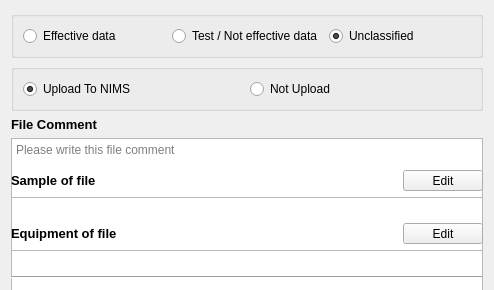
<?xml version="1.0" encoding="UTF-8"?>
<ui version="4.0">
 <class>Form</class>
 <widget class="QWidget" name="Form">
  <property name="geometry">
   <rect>
    <x>0</x>
    <y>0</y>
    <width>494</width>
    <height>290</height>
   </rect>
  </property>
  <property name="minimumSize">
   <size>
    <width>0</width>
    <height>200</height>
   </size>
  </property>
  <property name="maximumSize">
   <size>
    <width>16777215</width>
    <height>500</height>
   </size>
  </property>
  <property name="windowTitle">
   <string>Form</string>
  </property>
  <layout class="QVBoxLayout" name="verticalLayout_4">
   <item>
    <widget class="QGroupBox" name="groupBox">
     <property name="title">
      <string/>
     </property>
     <layout class="QHBoxLayout" name="horizontalLayout">
      <item>
       <widget class="QRadioButton" name="RB_Valid">
        <property name="text">
         <string>Effective data</string>
        </property>
       </widget>
      </item>
      <item>
       <widget class="QRadioButton" name="RB_Not_Valid">
        <property name="text">
         <string>Test / Not effective data</string>
        </property>
       </widget>
      </item>
      <item>
       <widget class="QRadioButton" name="RB_No_Classified">
        <property name="text">
         <string>Unclassified</string>
        </property>
        <property name="checked">
         <bool>true</bool>
        </property>
        <property name="autoRepeat">
         <bool>false</bool>
        </property>
       </widget>
      </item>
     </layout>
    </widget>
   </item>
   <item>
    <widget class="QGroupBox" name="GB_ARIM_Upload">
     <property name="title">
      <string/>
     </property>
     <layout class="QHBoxLayout" name="horizontalLayout_4">
      <item>
       <widget class="QRadioButton" name="RB_ARIM_Upload">
        <property name="text">
         <string>Upload To NIMS</string>
        </property>
        <property name="checked">
         <bool>true</bool>
        </property>
       </widget>
      </item>
      <item>
       <widget class="QRadioButton" name="RB_ARIM_Not_Upload">
        <property name="text">
         <string>Not Upload</string>
        </property>
        <property name="checked">
         <bool>false</bool>
        </property>
        <property name="autoRepeat">
         <bool>false</bool>
        </property>
       </widget>
      </item>
     </layout>
    </widget>
   </item>
   <item>
    <layout class="QVBoxLayout" name="verticalLayout_2">
     <item>
      <widget class="QLabel" name="LAB_Free_Comment">
       <property name="font">
        <font>
         <pointsize>10</pointsize>
        </font>
       </property>
       <property name="text">
        <string>&lt;html&gt;&lt;head/&gt;&lt;body&gt;&lt;p&gt;&lt;span style=&quot; font-weight:700;&quot;&gt;File Comment&lt;/span&gt;&lt;/p&gt;&lt;/body&gt;&lt;/html&gt;</string>
       </property>
      </widget>
     </item>
     <item>
      <widget class="QPlainTextEdit" name="TE_Free_Comment">
       <property name="minimumSize">
        <size>
         <width>0</width>
         <height>100</height>
        </size>
       </property>
       <property name="maximumSize">
        <size>
         <width>16777215</width>
         <height>300</height>
        </size>
       </property>
       <property name="placeholderText">
        <string>Please write this file comment</string>
       </property>
      </widget>
     </item>
    </layout>
   </item>
   <item>
    <layout class="QVBoxLayout" name="verticalLayout_3">
     <item>
      <layout class="QHBoxLayout" name="horizontalLayout_2">
       <item>
        <widget class="QLabel" name="LAB_File_Name_2">
         <property name="font">
          <font>
           <pointsize>10</pointsize>
          </font>
         </property>
         <property name="text">
          <string>&lt;html&gt;&lt;head/&gt;&lt;body&gt;&lt;p&gt;&lt;span style=&quot; font-weight:700;&quot;&gt;Sample of file&lt;/span&gt;&lt;/p&gt;&lt;/body&gt;&lt;/html&gt;</string>
         </property>
        </widget>
       </item>
       <item>
        <widget class="QPushButton" name="PB_Edit_Sample_Information">
         <property name="maximumSize">
          <size>
           <width>80</width>
           <height>16777215</height>
          </size>
         </property>
         <property name="text">
          <string>Edit</string>
         </property>
         <property name="icon">
          <iconset>
           <normaloff>../icons/edit.png</normaloff>../icons/edit.png</iconset>
         </property>
        </widget>
       </item>
      </layout>
     </item>
     <item>
      <widget class="QPlainTextEdit" name="TE_SampleInfo">
       <property name="minimumSize">
        <size>
         <width>0</width>
         <height>100</height>
        </size>
       </property>
       <property name="maximumSize">
        <size>
         <width>16777215</width>
         <height>300</height>
        </size>
       </property>
      </widget>
     </item>
    </layout>
   </item>
   <item>
    <layout class="QVBoxLayout" name="verticalLayout">
     <item>
      <layout class="QHBoxLayout" name="horizontalLayout_3">
       <item>
        <widget class="QLabel" name="LAB_File_Name_3">
         <property name="font">
          <font>
           <pointsize>10</pointsize>
          </font>
         </property>
         <property name="text">
          <string>&lt;html&gt;&lt;head/&gt;&lt;body&gt;&lt;p&gt;&lt;span style=&quot; font-weight:700;&quot;&gt;Equipment of file&lt;/span&gt;&lt;/p&gt;&lt;/body&gt;&lt;/html&gt;</string>
         </property>
        </widget>
       </item>
       <item>
        <widget class="QPushButton" name="PB_Edit_Equipment_Information">
         <property name="maximumSize">
          <size>
           <width>80</width>
           <height>16777215</height>
          </size>
         </property>
         <property name="text">
          <string>Edit</string>
         </property>
         <property name="icon">
          <iconset>
           <normaloff>../icons/edit.png</normaloff>../icons/edit.png</iconset>
         </property>
        </widget>
       </item>
      </layout>
     </item>
     <item>
      <widget class="QPlainTextEdit" name="TE_EquipmentInfo">
       <property name="minimumSize">
        <size>
         <width>0</width>
         <height>100</height>
        </size>
       </property>
       <property name="maximumSize">
        <size>
         <width>16777215</width>
         <height>300</height>
        </size>
       </property>
      </widget>
     </item>
    </layout>
   </item>
   <item>
    <widget class="Line" name="line_2">
     <property name="orientation">
      <enum>Qt::Horizontal</enum>
     </property>
    </widget>
   </item>
  </layout>
 </widget>
 <resources/>
 <connections/>
</ui>
